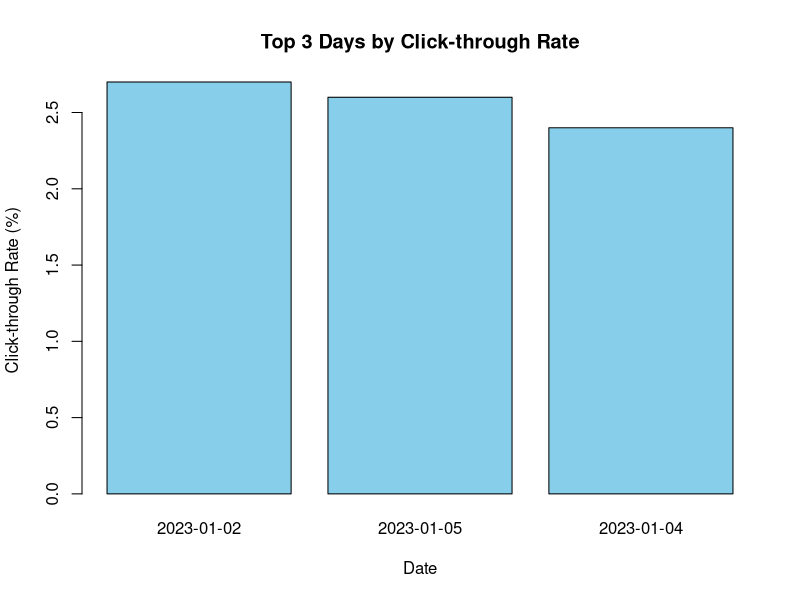

Reproduce this figure in R.
# Create data
date <- c(
  "2023-01-01",
  "2023-01-02",
  "2023-01-03",
  "2023-01-04",
  "2023-01-05"
)
click_rate <- c(
  2.3,
  2.7,
  2.0,
  2.4,
  2.6
)
# Number of top days
N <- 3
# Find top N click-through rates
top_index <- order(
  click_rate,
  decreasing = TRUE
)[1:N]
top_dates <- date[top_index]
top_rates <- click_rate[top_index]
# Create bar chart
barplot(
  top_rates,
  names.arg = top_dates,
  xlab = "Date",
  ylab = "Click-through Rate (%)",
  main = "Top 3 Days by Click-through Rate",
  col = "skyblue"
)
